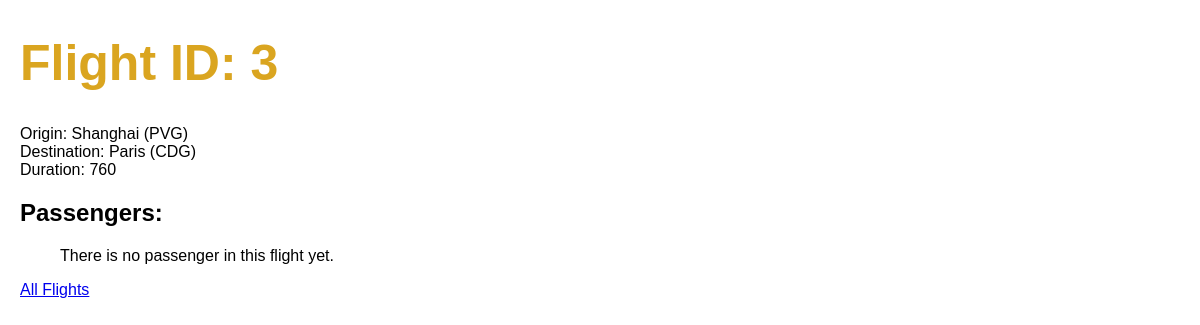
The app's page /flights/3, older data.
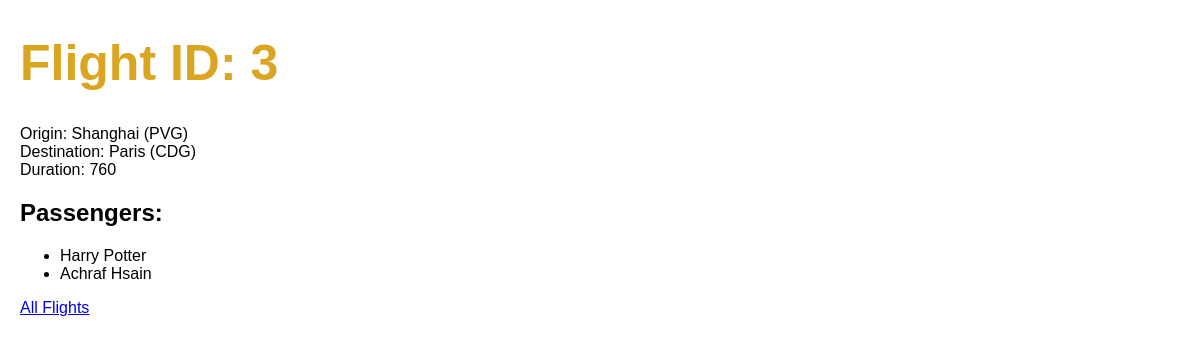
The same page, newer data.
### flights/models.py (models this page shows)
class Passenger(models.Model):
    first = models.CharField(max_length=64)
    last = models.CharField(max_length=64)
    flights = models.ManyToManyField(Flight, blank=True, related_name="passengers")
    def __str__(self):
        return f"{self.first} {self.last}"

### flights/views.py (the view)
# urls.py: path('<int:flight_id>', views.flight, name="flight"),
def flight(request, flight_id):
    flight = Flight.objects.get(pk=flight_id)
    return render(request, 'flights/flight.html', {
        "flight": flight,
        "passengers": flight.passengers.all(),
    })

### flights/models.py (called while the page is built)
    def __str__(self):
        return f"{self.city} ({self.code})"

### flights/templates/flights/flight.html (shortened to what this page needs)
{% extends "flights/layout.html" %}
{% block body %}
<h1>Flight ID: {{flight.id}}</h1>
<div>Origin: {{flight.origin}}</div>
<div>Destination: {{flight.destination}}</div>
<div>Duration: {{flight.duration}}</div>
<div>
    <h2>Passengers: </h2>
    <ul>
        {% for passenger in passengers %}
        <li>{{ passenger }}</li>
        {% empty %}
        There is no passenger in this flight yet.
        {% endfor %}
    </ul>
</div>
<a href="{% url 'index' %}">All Flights</a>
{% endblock %}

Row changes from the older to the newer data that the page shows:
added Passenger: first+last "Harry Potter"
added Passenger: first+last "Achraf Hsain"
Text that changed along with them:
text no longer shown: "There is no passenger in this flight yet."
